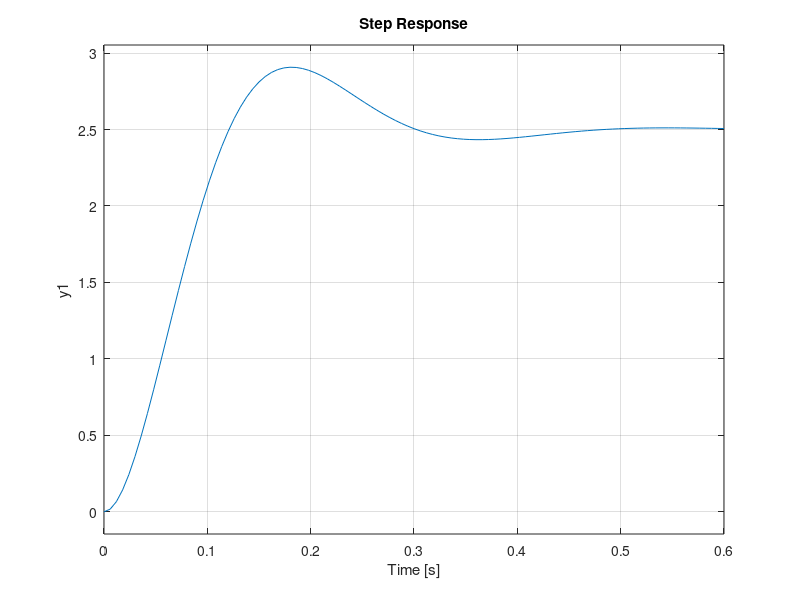
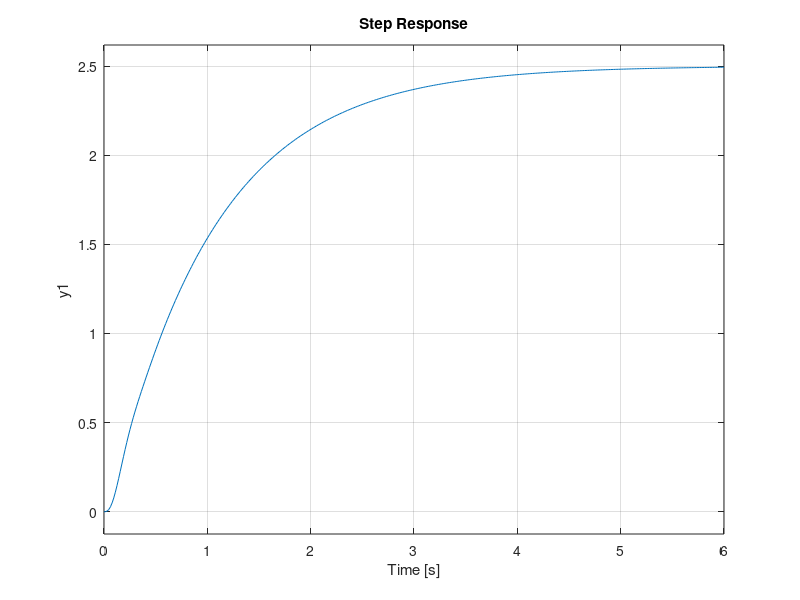
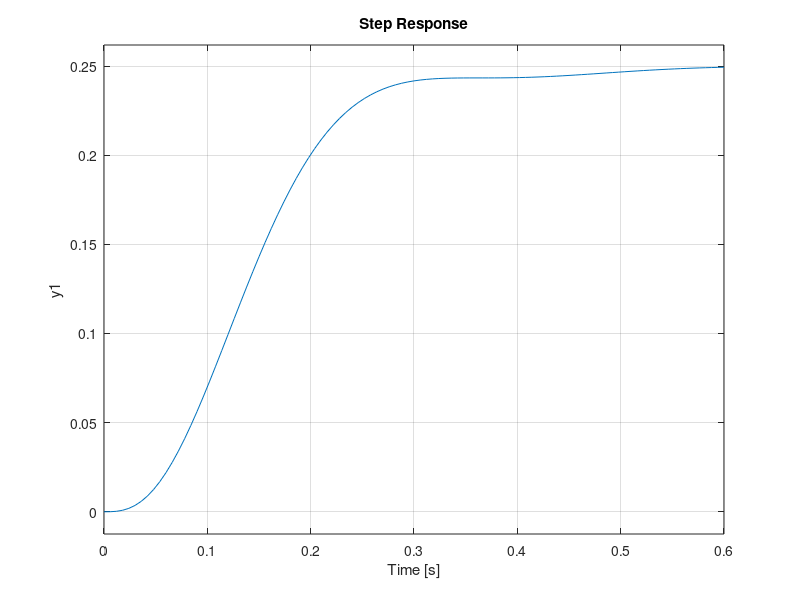
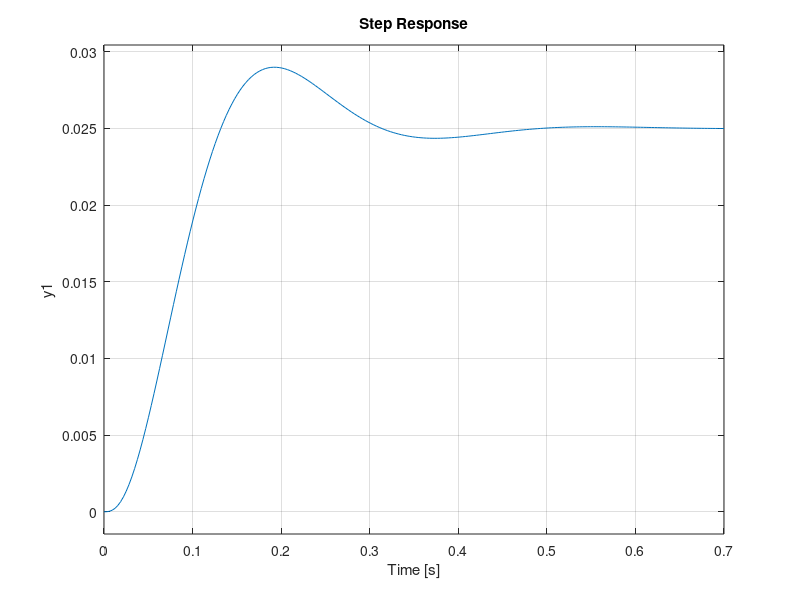

Write the MATLAB code that produced these figures, in order.
%% Time respomse of second order system
z=[];
p=[-10+30j -10-10j];
k=1000;
G=zpk(z,p,k);
figure(3);
step(G)
%%addition of poles
%%Addition of pole at -1
z=[];
p=[-10+30j -10-10j -1];
k=1000;
G=zpk(z,p,k);
figure(4);
step(G)
%%Addition of pole at -10
z=[];
p=[-10+30j -10-10j -10];
k=1000;
G=zpk(z,p,k);
figure(5);
step(G)
%%Addition of pole at -100
z=[];
p=[-10+30j -10-10j -100];
k=1000;
G=zpk(z,p,k);
figure(6);
step(G)
